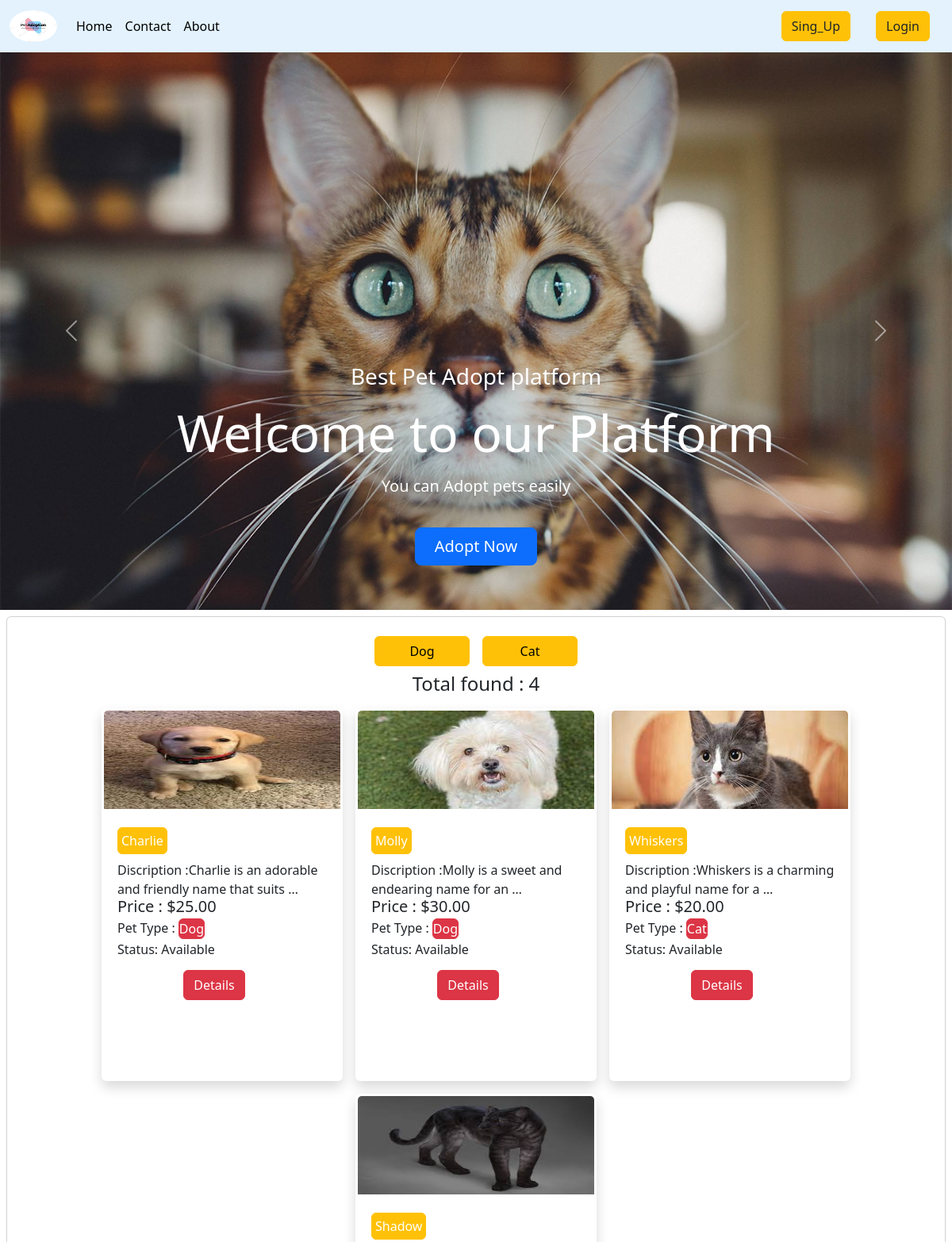
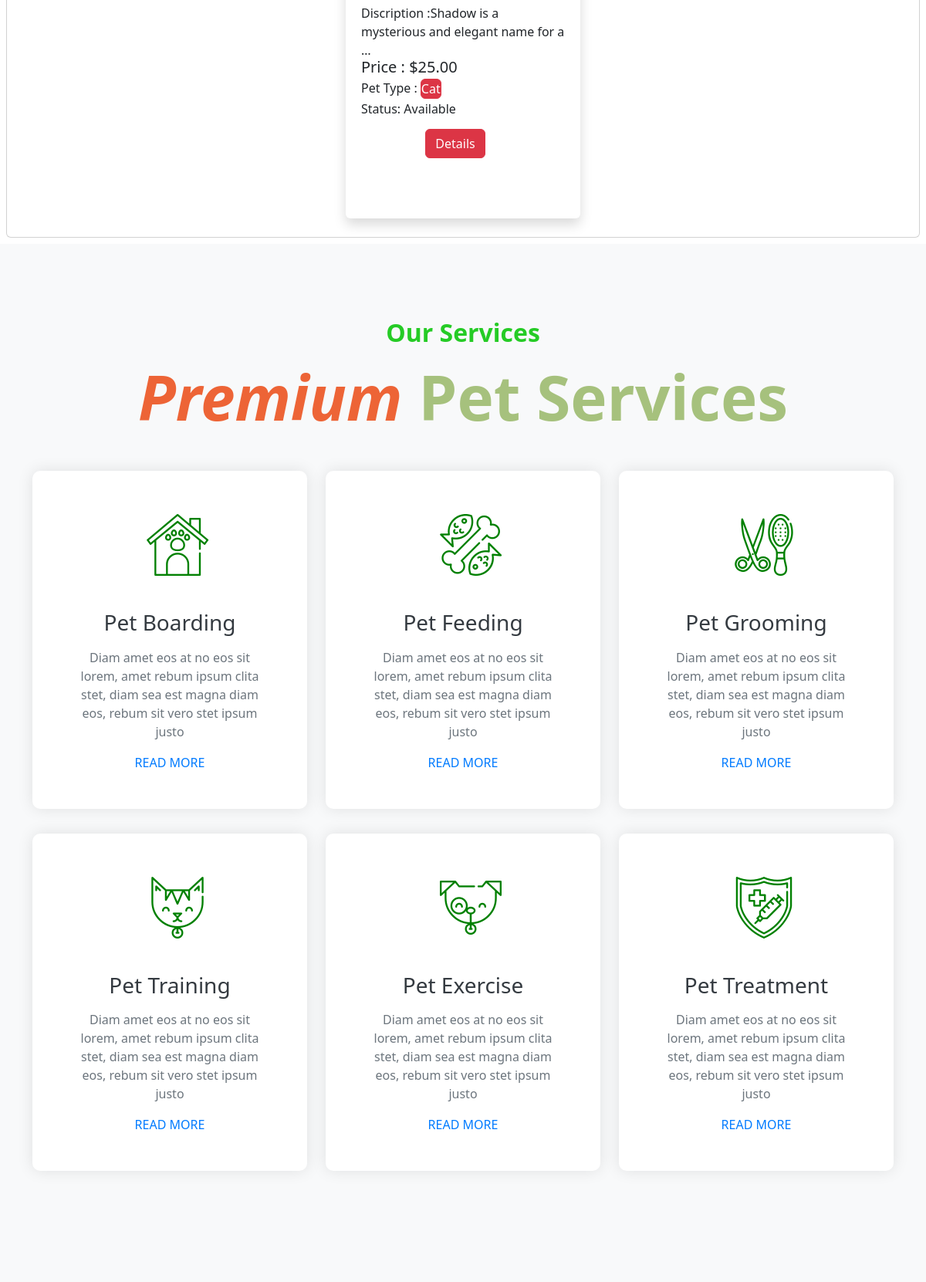
The page / (upper part) on the database its author committed (2 pictures, top to bottom).
### pet/models.py (models this page shows, shortened)
class pet_category(models.Model):
    name = models.CharField(max_length=50)
    slug = models.SlugField(max_length=100,unique=True, null=True, blank=True)
    def __str__(self):
        return self.name

class pets(models.Model):
    name = models.CharField( max_length=50)
    pet_type = models.ForeignKey(pet_category, on_delete=models.CASCADE)
    discription = models.TextField()
    image = models.FileField(upload_to='pet/media/uploads', blank = True, null = True)
    is_available = models.BooleanField(default=True)
    price = models.DecimalField(max_digits=7, decimal_places=2)

### Pet_Adoption_Platform/views.py (the view)
# urls.py: 2. Add a URL to urlpatterns:  path('', views.home, name='home')
def home(request, pet_slug = None):
    data = pets.objects.all()
    if pet_slug is not None:
        pet_c = pet_category.objects.get(slug = pet_slug)
        data = pets.objects.filter(pet_type = pet_c)
    pet = pet_category.objects.all()
    return render(request, 'home.html', {'data': data, 'pet': pet})

### templates/home.html (shortened to what this page needs)
{% extends "base.html" %}
{% load static %}
{% block css %}
<link rel="stylesheet" href="{% static 'css/card.css' %}">
 <link href="https://cdnjs.cloudflare.com/ajax/libs/font-awesome/5.10.0/css/all.min.css" rel="stylesheet">
 <link href="{% static 'lib/flaticon/font/flaticon.css' %}" rel="stylesheet">
{% endblock  %}
{% block content %}
<div class="container-fluid p-0">
  <div id="carouselExampleControls" class="carousel slide" data-bs-ride="carousel">
    <div class="carousel-inner">
      <div class="carousel-item active">
        <img src="{% static 'images/carousel-1.jpg' %}" class="d-block w-100" alt="...">
        <div class="carousel-caption d-flex flex-column align-items-center justify-content-center">
          <div class="p-3" style="max-width: 900px;">
              <h3 class="text-white mb-3 d-none d-sm-block">Best Pet Adopt platform</h3>
              <h1 class="display-3 text-white mb-3">Welcome to our Platform</h1>
              <h5 class="text-white mb-3 d-none d-sm-block">You can Adopt pets easily</h5>
              <a href="" class="btn btn-lg btn-primary mt-3 mt-md-4 px-4">Adopt Now</a>
          </div>
      </div>
      </div>
    </div>
    <button class="carousel-control-prev" type="button" data-bs-target="#carouselExampleControls" data-bs-slide="prev">
      <span class="carousel-control-prev-icon" aria-hidden="true"></span>
    </button>
    <button class="carousel-control-next" type="button" data-bs-target="#carouselExampleControls" data-bs-slide="next">
      <span class="carousel-control-next-icon" aria-hidden="true"></span>
    </button>
  </div>
</div>
<div class="col-12">
  <div class="card m-2 ">
    <div class="card-body four">
      <div class='d-flex justify-content-center'>
        {% for b in pet %}
        <a class="btn btn-warning m-2", style="width: 120px;" href="{% url 'pet_wise_post' b.slug %}">{{b.name}}</a>
      {% endfor %}
    </div>
    <div  class='d-flex justify-content-center'>
      <h4>Total found : {{data | length}}</h4>
    </div>
  <div class='d-flex justify-content-center align-items-center  gap-3 flex-wrap p-2' >
    {% for pet in data %}
    <div class="card shadow pet-card" style="width: 19rem;">
    <img src="{{pet.image.url}}" class="card-img-top" alt="...">
    <div class="card-body">
      <h5 class="card-title"><a class="btn p-1 btn-warning" href="">{{pet.name}}</a></h5>
      <p class="card-title">Discription :{{pet.discription | truncatewords:9}} </p>
      <h5 class="card-title price">Price : ${{pet.price}}</h5>
      <p class='type'>Pet Type : <button class="btn btn-danger p-0 m-0 ">{{pet.pet_type}}</button></p>
      <div class='available'>
      {% if pet.is_available %}
      <p>Status: Available</p>
      {% else %}
        <p>Status: Not Available</p>
      {% endif %}
      </div>
       <div class='btnn'>
       <a class="btn btn-danger  m-2" href="{% url 'Details' pet.id %}">Details</a>
      </div>
    </div>
    </div>
  {% endfor %}
  </div>
  </div>
</div>
<div class="container-fluid bg-light pt-5">
  <div class="container py-5">
      <div class="d-flex flex-column text-center mb-5">
          <h2 class="our-services mb-3">Our Services</h2>
          <h1 class="display-4 p-service m-0" style=""><span class="premiums">Premium</span> Pet Services</h1>
      </div>
      <div class="row pb-3">
          <div class="col-md-6 col-lg-4 mb-4">
              <div class="card bg-white mb-2 p-3 p-sm-5">
                  <h3 class="flaticon-house display-3 font-weight-normal text-secondary mb-3"></h3>
                  <h3 class="mb-3">Pet Boarding</h3>
                  <p>Diam amet eos at no eos sit lorem, amet rebum ipsum clita stet, diam sea est magna diam eos, rebum sit vero stet ipsum justo</p>
                  <a class="text-uppercase font-weight-bold" href="#">Read More</a>
              </div>
          </div>
          <div class="col-md-6 col-lg-4 mb-4">
              <div class="card bg-white mb-2 p-3 p-sm-5">
                  <h3 class="flaticon-food display-3 font-weight-normal text-secondary mb-3"></h3>
                  <h3 class="mb-3">Pet Feeding</h3>
                  <p>Diam amet eos at no eos sit lorem, amet rebum ipsum clita stet, diam sea est magna diam eos, rebum sit vero stet ipsum justo</p>
                  <a class="text-uppercase font-weight-bold" href="#">Read More</a>
              </div>
          </div>
          <div class="col-md-6 col-lg-4 mb-4">
              <div class="card bg-white mb-2 p-3 p-sm-5">
                  <h3 class="flaticon-grooming display-3 font-weight-normal text-secondary mb-3"></h3>
                  <h3 class="mb-3">Pet Grooming</h3>
                  <p>Diam amet eos at no eos sit lorem, amet rebum ipsum clita stet, diam sea est magna diam eos, rebum sit vero stet ipsum justo</p>
                  <a class="text-uppercase font-weight-bold" href="#">Read More</a>
              </div>
          </div>
          <div class="col-md-6 col-lg-4 mb-4">
              <div class="card bg-white mb-2 p-3 p-sm-5">
                  <h3 class="flaticon-cat display-3 font-weight-normal text-secondary mb-3"></h3>
                  <h3 class="mb-3">Pet Training</h3>
                  <p>Diam amet eos at no eos sit lorem, amet rebum ipsum clita stet, diam sea est magna diam eos, rebum sit vero stet ipsum justo</p>
                  <a class="text-uppercase font-weight-bold" href="#">Read More</a>
              </div>
          </div>
          <div class="col-md-6 col-lg-4 mb-4">
              <div class="card bg-white mb-2 p-3 p-sm-5">
                  <h3 class="flaticon-dog display-3 font-weight-normal text-secondary mb-3"></h3>
                  <h3 class="mb-3">Pet Exercise</h3>
                  <p>Diam amet eos at no eos sit lorem, amet rebum ipsum clita stet, diam sea est magna diam eos, rebum sit vero stet ipsum justo</p>
                  <a class="text-uppercase font-weight-bold" href="#">Read More</a>
              </div>
          </div>
          <div class="col-md-6 col-lg-4 mb-4">
              <div class="card bg-white mb-2 p-3 p-sm-5">
                  <h3 class="flaticon-vaccine display-3 font-weight-normal text-secondary mb-3"></h3>
                  <h3 class="mb-3">Pet Treatment</h3>
                  <p>Diam amet eos at no eos sit lorem, amet rebum ipsum clita stet, diam sea est magna diam eos, rebum sit vero stet ipsum justo</p>
                  <a class="text-uppercase font-weight-bold" href="#">Read More</a>
              </div>
          </div>
      </div>
  </div>
</div>
{% include "fotter.html" %}
{% endblock  %}

### static/css/card.css (style rules this page uses)
.card.shadow.pet-card { border: none; height: 470px; transition: transform 0.3s ease-in-out; }
.card.shadow.pet-card .card-body { padding: 1.25rem; }
.card.shadow.pet-card img.card-img-top { border-top-left-radius: 0.5rem; border-top-right-radius: 0.5rem; }
.card.shadow.pet-card h5.card-title a.btn { color: #fff; }
.card-img-top { height: 130px; padding: 3px; border-radius: 0px 0px 0px 0px; }
.price { position: relative; bottom: 10px; }
.type { position: relative; bottom: 15px; }
.card-title { margin: 0px; }
.btnn { position: relative; bottom: 40px; display: flex; right: 10px; gap: 10px; justify-content: center; }
.available { position: relative; bottom: 30px; }
.our-services { font-weight: bold; color: rgb(37, 203, 37) !important; }
.premiums { font-size: 5rem; font-weight: bold; color: #ED6436 !important; font-style: italic; }
.p-service { font-weight: bold !important; font-size: 5rem !important; color: rgb(166, 193, 125) !important; }
.container-fluid.bg-light.pt-5 { background-color: #f8f9fa; padding-top: 50px; padding-bottom: 50px; }
.d-flex.flex-column.text-center.mb-5 h1 { color: #007bff; }
.card.bg-white.mb-2.p-3.p-sm-5 { border: none; border-radius: 10px; box-shadow: 0 0 20px rgba(0, 0, 0, 0.1); transition: transform 0.3s ease-in-out; }
.card.bg-white.mb-2.p-3.p-sm-5 h3 { color: #343a40; text-align: center; }
.card.bg-white.mb-2.p-3.p-sm-5 p { color: #6c757d; text-align: center; }
.card.bg-white.mb-2.p-3.p-sm-5 a.text-uppercase.font-weight-bold { color: #007bff; text-decoration: none; text-align: center; }
.card.bg-white.mb-2.p-3.p-sm-5 h3.flaticon-house::before, .card.bg-white.mb-2.p-3.p-sm-5 h3.flaticon-food::before, .card.bg-white.mb-2.p-3.p-sm-5 h3.flaticon-grooming::before, .card.bg-white.mb-2.p-3.p-sm-5 h3.flaticon-cat::before, .card.bg-white.mb-2.p-3.p-sm-5 h3.flaticon-dog::before, .card.bg-white.mb-2.p-3.p-sm-5 h3.flaticon-vaccine::before { font-size: 80px; color: green; margin-bottom: 20px; display: flex; justify-content: center; transition: transform 0.3s ease-in-out; }

### rows shown on the page
pet_category: name "Dog"
pet_category: name "Cat"
pets: image (picture), name "Charlie", discription "Charlie is an adorable and friendly name that suits …", price "25.00", pet_type "Dog", is_available "Status: Available"
pets: image (picture), name "Molly", discription "Molly is a sweet and endearing name for an …", price "30.00", pet_type "Dog", is_available "Status: Available"
pets: image (picture), name "Whiskers", discription "Whiskers is a charming and playful name for a …", price "20.00", pet_type "Cat", is_available "Status: Available"
pets: image (picture), name "Shadow", discription "Shadow is a mysterious and elegant name for a …", price "25.00", pet_type "Cat", is_available "Status: Available"

### other values the page prints
{{ data | length }} "4"
